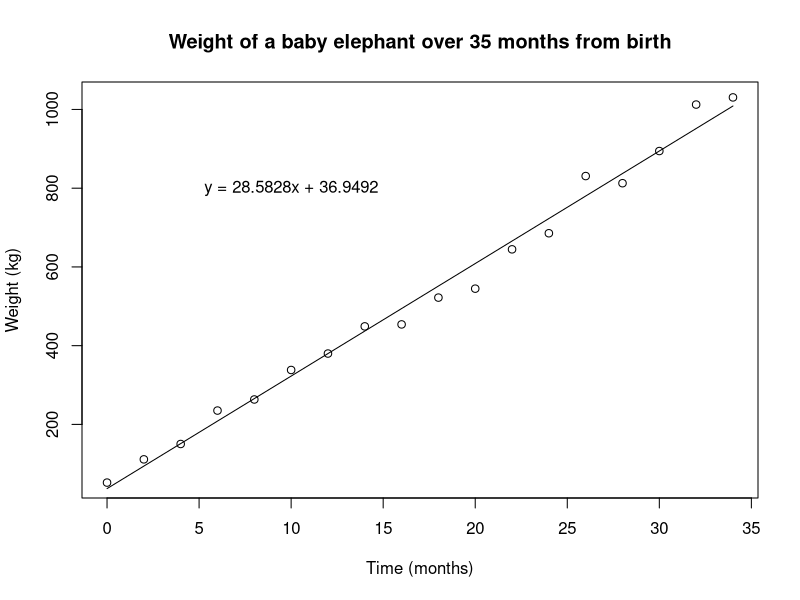

Write R code to recreate this figure.
data <- read.csv("baby_elephant.csv")

data$weight_kg <- data$weight_lb*0.454

plot(data$time_month, data$weight_kg, xlab="Time (months)", ylab="Weight (kg)", main="Weight of a baby elephant over 35 months from birth")

lmWeight <- lm(weight_kg~time_month, data=data)

summary(lmWeight)

lines(data$time_month, predict(lmWeight))

text(10, 800, "y = 28.5828x + 36.9492")

extr <- data.frame(time_month=80)

predict(lmWeight, newdata=data.frame(time_month=40))



